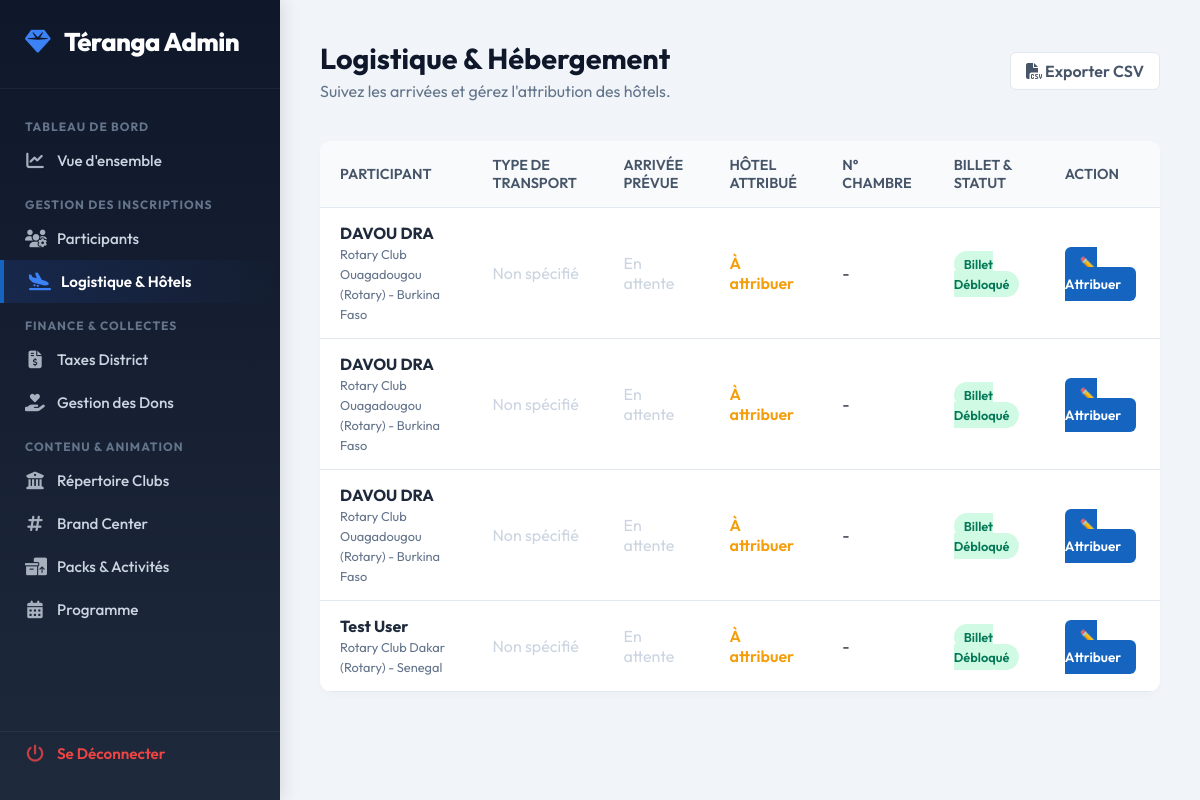
The app's page /gestion/logistique/ (signed in) with its own data.
### core/models.py (models this page shows, shortened)
class Logistics(models.Model):
    participant = models.OneToOneField(Participant, on_delete=models.CASCADE, related_name='logistics')
    arrival_datetime = models.DateTimeField(null=True, blank=True)
    transport_mode = models.CharField(max_length=100, blank=True, null=True)
    hotel_name = models.CharField(max_length=150, blank=True, null=True)
    room_number = models.CharField(max_length=20, blank=True, null=True)
    qr_code = models.ImageField(upload_to='qr_codes/', blank=True, null=True)
    class Meta:
        verbose_name = "Logistique"
        verbose_name_plural = "Logistique (Hôtels & Billets)"

class Participant(AbstractUser):
    id = models.UUIDField(primary_key=True, default=uuid.uuid4, editable=False)
    email = models.EmailField(unique=True)
    telephone = models.CharField(max_length=20, blank=True, null=True)
    whatsapp = models.CharField(max_length=20, unique=True, blank=True, null=True)
    otp_code = models.CharField(max_length=6, blank=True, null=True)
    is_email_verified = models.BooleanField(default=False)
    district = models.CharField(max_length=50, blank=True, null=True, help_text="Ex: 9101")
    pays = models.CharField(max_length=100, blank=True, null=True)
    club = models.ForeignKey(Club, on_delete=models.SET_NULL, null=True, blank=True, related_name='members')
    poste = models.CharField(max_length=100, blank=True, null=True)
    PARTICIPANT_TYPES = (
        ('participant', 'Participant'),
        ('organisateur', 'Organisateur'),
        ('invite', 'Invité'),
        ('sponsor', 'Sponsor'),
    )
    type_participant = models.CharField(max_length=20, choices=PARTICIPANT_TYPES, default='participant')
    photo = models.ImageField(upload_to='photos_participants/', blank=True, null=True)
    event_choice = models.ForeignKey(Event, on_delete=models.SET_NULL, null=True, blank=True)
    pack = models.ForeignKey('EventPack', on_delete=models.SET_NULL, null=True, blank=True, related_name='participants')
    is_procuration = models.BooleanField(default=False)
    procuration_by = models.ForeignKey('self', on_delete=models.SET_NULL, null=True, blank=True, related_name='inscrits_par_procuration')
    class Meta:
        verbose_name = "Participant"
        verbose_name_plural = "Participants"

class Club(models.Model):
    CLUB_TYPES = (
        ('rotary', 'Rotary'),
        ('rotaract', 'Rotaract'),
        ('interact', 'Interact'),
    )
    name = models.CharField(max_length=150)
    club_type = models.CharField(max_length=20, choices=CLUB_TYPES, default='rotary')
    creation_date = models.DateField(null=True, blank=True)
    meeting_days = models.CharField(max_length=200, blank=True, null=True)
    country = models.CharField(max_length=100)
    city = models.CharField(max_length=100)
    sponsor_club = models.ForeignKey('self', on_delete=models.SET_NULL, null=True, blank=True, limit_choices_to={'club_type': 'rotary'})
    is_active = models.BooleanField(default=True)
    class Meta:
        verbose_name = "Club"
        verbose_name_plural = "Clubs"
    def __str__(self):
        return f"{self.name} ({self.get_club_type_display()}) - {self.country}"

### core/views.py (the view)
# urls.py: path('gestion/logistique/', views.admin_logistics, name='custom_admin_logistics'),
@user_passes_test(is_admin, login_url='/')
def admin_logistics(request):
    logistics_list = Logistics.objects.exclude(participant__is_superuser=True).select_related('participant')
    paginator = Paginator(logistics_list, 10)
    page_number = request.GET.get('page')
    page_obj = paginator.get_page(page_number)
    context = {'logistics_list': logistics_list, 'page_obj': page_obj}
    return render(request, 'custom_admin/logistics.html', context)

### core/views.py (called while the page is built)
def is_admin(user):
    return user.is_authenticated and user.is_staff

### templates/custom_admin/logistics.html (shortened to what this page needs)
{% extends 'custom_admin/base_admin.html' %}
{% block admin_content %}
<div class="header">
    <div>
        <h1 style="font-size: 1.8rem; color: #0f172a;">Logistique & Hébergement</h1>
        <p style="color: #64748b; margin-top: 5px;">Suivez les arrivées et gérez l'attribution des hôtels.</p>
    </div>
    <a href="{% url 'core:export_logistics' %}" class="action-btn" style="background: white; border: 1px solid #e2e8f0; color: #475569; font-size: 1rem;"><i class="fa-solid fa-file-csv"></i> Exporter CSV</a>
</div>
<table>
    <thead>
        <tr>
            <th>Participant</th>
            <th>Type de transport</th>
            <th>Arrivée prévue</th>
            <th>Hôtel attribué</th>
            <th>N° Chambre</th>
            <th>Billet & Statut</th>
            <th>Action</th>
        </tr>
    </thead>
    <tbody>
        {% for logistic in page_obj %}
        <tr>
            <td>
                <strong>{{ logistic.participant.first_name }} {{ logistic.participant.last_name }}</strong><br>
                <span style="font-size: 0.8rem; color: #64748b;">{{ logistic.participant.club }}</span>
            </td>
            <td>{{ logistic.transport_mode|default:"<span style='color:#cbd5e1;'>Non spécifié</span>"|safe }}</td>
            <td>{{ logistic.arrival_datetime|date:"d M Y, H:i"|default:"<span style='color:#cbd5e1;'>En attente</span>"|safe }}</td>
            <td>
                {% if logistic.hotel_name %}
                    <span style="font-weight: 600; color: #1565c0;">{{ logistic.hotel_name }}</span>
                {% else %}
                    <span style="color: #f59e0b; font-weight: 600;">À attribuer</span>
                {% endif %}
            </td>
            <td>
                {% if logistic.room_number %}
                    <span class="badge" style="background: #e0e7ff; color: #3730a3;">{{ logistic.room_number }}</span>
                {% else %}
                    -
                {% endif %}
            </td>
            <td>
                {% if logistic.participant.payments.first.status == 'paye' %}
                    <span class="badge badge-success">Billet Débloqué</span>
                {% else %}
                    <span class="badge badge-danger">Bloqué (Impayé)</span>
                {% endif %}
            </td>
            <td>
                <a href="{% url 'core:admin_logistics_assign' logistic.id %}" class="action-btn" style="background: var(--primary); color: white;">
                    ✏️ Attribuer
                </a>
            </td>
        </tr>
        {% empty %}
        <tr>
            <td colspan="7" style="text-align: center; padding: 40px; color: #94a3b8;">Aucune donnée logistique pour l'instant.</td>
        </tr>
        {% endfor %}
    </tbody>
</table>
{% endblock %}

### templates/custom_admin/base_admin.html (style rules this page uses)
:root { --bg-body: #f1f5f9; --bg-sidebar: #0B2149; --text-sidebar: #cbd5e1; --primary: #1565c0; --success: #10b981; --danger: #ef4444; }
* { margin: 0; padding: 0; box-sizing: border-box; font-family: 'Outfit', sans-serif; }
body { display: flex; min-height: 100vh; background-color: var(--bg-body); color: #1e293b; }
.header { display: flex; justify-content: space-between; align-items: center; margin-bottom: 40px; }
table { width: 100%; border-collapse: collapse; background: white; border-radius: 12px; overflow: hidden; box-shadow: 0 4px 6px rgba(0,0,0,0.02); }
th, td { padding: 15px 20px; text-align: left; border-bottom: 1px solid #e2e8f0; }
th { background: #f8fafc; font-weight: 600; color: #475569; font-size: 0.9rem; text-transform: uppercase; }
.badge { padding: 5px 10px; border-radius: 20px; font-size: 0.8rem; font-weight: 600; }
.badge-success { background: #d1fae5; color: #047857; }
.action-btn { padding: 8px 15px; border-radius: 6px; text-decoration: none; font-size: 0.85rem; font-weight: 600; }

### records on screen
Logistics: participant.first_name "DAVOU", participant.last_name "DRA", participant.club "Rotary Club Ouagadougou (Rotary) - Burkina Faso", transport_mode "Non spécifié", arrival_datetime "En attente", shows "À attribuer", shows "Billet Débloqué"
Logistics: participant.first_name "DAVOU", participant.last_name "DRA", participant.club "Rotary Club Ouagadougou (Rotary) - Burkina Faso", transport_mode "Non spécifié", arrival_datetime "En attente", shows "À attribuer", shows "Billet Débloqué"
Logistics: participant.first_name "DAVOU", participant.last_name "DRA", participant.club "Rotary Club Ouagadougou (Rotary) - Burkina Faso", transport_mode "Non spécifié", arrival_datetime "En attente", hotel_name "À attribuer", shows "Billet Débloqué"
Logistics: participant.first_name "Test", participant.last_name "User", participant.club "Rotary Club Dakar (Rotary) - Senegal", transport_mode "Non spécifié", arrival_datetime "En attente", hotel_name "À attribuer", shows "Billet Débloqué"
